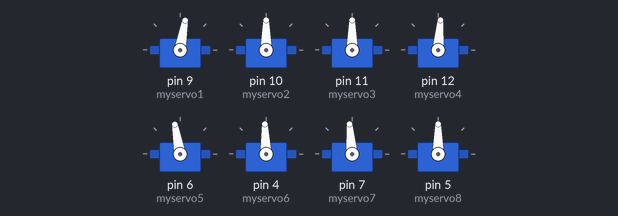
This sketch was run on a simulated Arduino Uno, built with avr-gcc and run on an emulated ATmega328P. Shown: 8 × servo.

Above: at 0.1 s.
At 5.0 s:
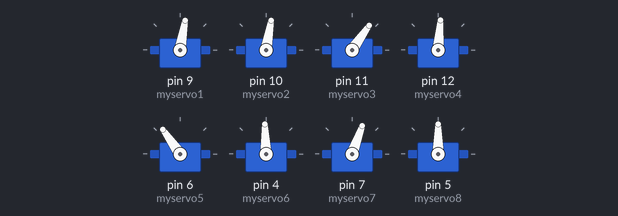
At 7.7 s:
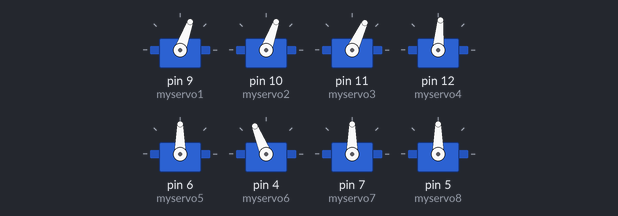
At 16.9 s:
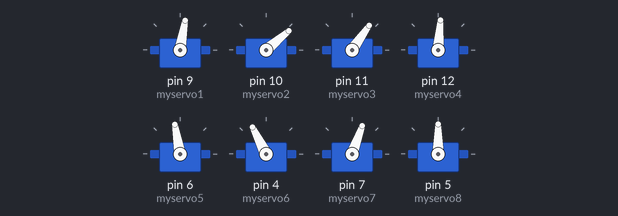
At 27.5 s:
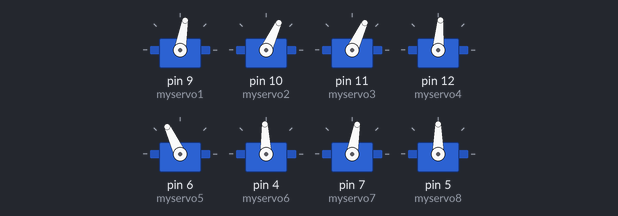
At 38.6 s:
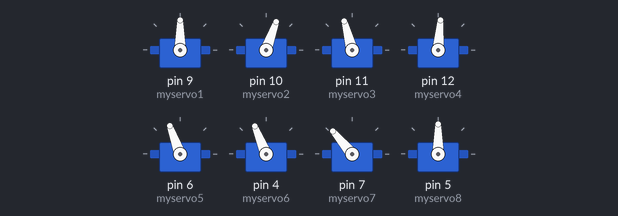
Timing chart, 0 to 40.0 s (numbered marks = the images above):
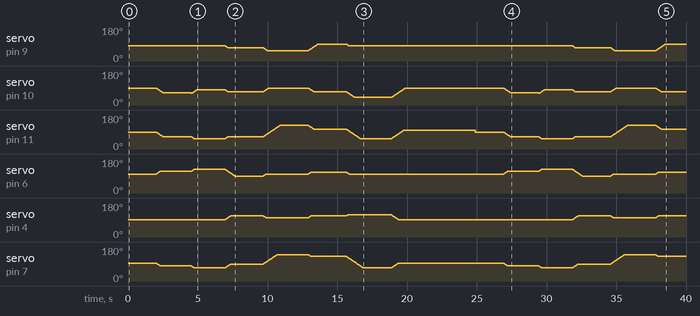

The sketch:

Walk2.ino
```cpp
#include <Servo.h>

Servo myservo1;
Servo myservo2;
Servo myservo3;
Servo myservo4;

Servo myservo5;
Servo myservo6;
Servo myservo7;
Servo myservo8;


//test
int pos0 = 90;


// White leg

//ankle joint
int pos1 = 80;

//knee joint
int pos2 = 90;

//thigh vertical
int pos3 = 90;

//thigh horizontal joint
int pos4 = 85;


//Grey Leg


//ankle joint
int pos5 = 100;

//knee joint
int pos6 = 92;

//thigh vertical
int pos7 = 95;

//thigh horizontal joint
int pos8 = 90;

void setup() {

  //ankle
  myservo1.attach(9);
  myservo2.attach(10);
  myservo3.attach(11);
  myservo4.attach(12);

  //grey ankle
  myservo5.attach(6);


  myservo6.attach(4);

  myservo7.attach(7);

  myservo8.attach(5);
}

void loop() {


  //STANDING POSITION

  //1

  //WHITE LEG
  //ankle
  myservo1.write(pos1);
  //knee
  myservo2.write(pos2);
  //thigh
  myservo3.write(pos3);
  //hip
  myservo4.write(pos4);

//GRAY LEG
//ankle
  myservo5.write(pos5);
  //knee
  myservo6.write(pos6);
  //thigh
  myservo7.write(pos7);
  //hip
  myservo8.write(pos8);

    delay(2000);

      //WALK ONE STEP


// #################################################### 2 ####################################################

  for (pos0 = 0; pos0 <= 25; pos0 += 1) {
    //GRAY LEG
    if (pos0 <= 15){
      //thigh
      myservo7.write(pos7 - pos0);
     //ankle
     myservo5.write(pos5 + pos0);
    }

    //WHITE LEG
    //thigh
    myservo3.write(pos3 - pos0);
    //knee
    if (pos0 <= 30){
      myservo2.write(pos2 - pos0);
    }
    delay(20);
  }

    delay(2000);
  // #################################################### 3 ####################################################

  for (pos0 = 0; pos0 <= 20; pos0 += 1) {
    //GRAY LEG
    if (pos0 <= 10){
    //thigh
    myservo7.write(pos7 - 15 - pos0);
    //ankle
    myservo5.write(pos5 + 15 + pos0);
    }

    //WHITE LEG
    //thigh
    if (pos0 <= 10){
    myservo3.write(pos3 - 25 - pos0) ;
    }
    //knee
    myservo2.write(pos2 - 30 + pos0);

    delay(20);
  }

    delay(2000);
  // #################################################### 4 ####################################################

  for (pos0 = 0; pos0 <= 35; pos0 += 1) {
    //GRAY LEG
    //thigh
    if (pos0 <= 20){
    myservo7.write(pos7 - 15 - 10 + pos0);
    }
    //knee
    if (pos0 <= 20){
    myservo6.write(pos6 + pos0);
    }
    //ankle
    myservo5.write(pos5 + 15 + 10 - pos0);

    //WHITE LEG
    //thigh
    if (pos0 <= 10){
    myservo3.write(pos3 - 25 - 10 + pos0) ;
    }
    //knee
    if (pos0 <= 10){
    myservo2.write(pos2 - 30 + 20 - pos0);
    //ankle
    myservo1.write(pos1 - pos0);
    }

    delay(20);
  }

    delay(2000);
  // #################################################### 5 ####################################################

    for (pos0 = 0; pos0 <= 60; pos0 += 1) {
    //GRAY LEG
    //thigh
    if(pos0 <= 50){
    myservo7.write(pos7 - 15 - 10 + 20 + pos0);
    }
    //knee
    if(pos0 <= 10){
    myservo6.write(pos6 + 20 - pos0);
    }
    //ankle
    if(pos0 <= 10){
    myservo5.write(pos5 + 15 + 10 - 35 + pos0);
    }

    //WHITE LEG
    //thigh
    myservo3.write(pos3 - 25 - 10 + 10 + pos0) ;
    //knee
    if(pos0 <= 20){
    myservo2.write(pos2 - 30 + 20 - 10 + pos0);
    }
    //ankle
    if(pos0 <= 15){
    myservo1.write(pos1 - 10 - pos0);
    }

    delay(20);
  }
    delay(2000);
  // #################################################### 6 ####################################################

    for (pos0 = 0; pos0 <= 35; pos0 += 1) {
    //GRAY LEG
    if(pos0 <= 10){
    //thigh
    myservo7.write(pos7 - 15 - 10 + 20 + 50 - pos0);
    //knee
    myservo6.write(pos6 + 20 - 10 + pos0);
    //ankle
    myservo5.write(pos5 + 15 + 10 - 35 + 10 + pos0);
    }

    //WHITE LEG
    if(pos0 <= 20){
    //thigh
    myservo3.write(pos3 - 25 - 10 + 10 + 60 - pos0) ;
    //knee
    myservo2.write(pos2 - 30 + 20 - 10 + 20 - pos0);
    }
    //ankle
    myservo1.write(pos1 - 10 - 15 + pos0);

    delay(20);
  }

    delay(2000);
  // #################################################### 6 ####################################################


  for (pos0 = 0; pos0 <= 60; pos0 += 1) {
    //GRAY LEG
    if(pos0 <= 60){
    //thigh
    myservo7.write(pos7 - 15 - 10 + 20 + 50 - 10 - pos0);
    }
    //knee
    if(pos0 <= 5){
    myservo6.write(pos6 + 20 - 10 + 10 + pos0);
    }
    if(pos0 <= 10){
    //ankle
    myservo5.write(pos5 + 15 + 10 - 35 + 10 + 10 - pos0);
    }


    //WHITE LEG
    if(pos0 <= 50){
    //thigh
    myservo3.write(pos3 - 25 - 10 + 10 + 60 - 20 - pos0) ;
    }
    //knee
    if(pos0 <= 30){
    myservo2.write(pos2 - 30 + 20 - 10 + 20 - 20 - pos0);
    }
    if(pos0 <= 10){
    //ankle
    myservo1.write(pos1 - 10 - 15 + 35 - pos0);
    }


    delay(20);
  }

  delay(2000);

  //return back to stationary position
  // #################################################### RETURN ####################################################


  for (pos0 = 0; pos0 <= 50; pos0 += 1) {
    //GRAY LEG
    if(pos0 <= 25){
    //thigh
    myservo7.write(pos7 - 15 - 10 + 20 + 50 - 10 - 60 + pos0);
    }
    //knee
    if(pos0 <= 25){
    myservo6.write(pos6 + 20 - 10 + 10 + 5 - pos0);
    }


    //WHITE LEG
    if(pos0 <= 45){
    //thigh
    myservo3.write(pos3 - 25 - 10 + 10 + 60 - 20 -50 + pos0) ;
    }
    //knee
    if(pos0 <= 50){
    myservo2.write(pos2 - 30 + 20 - 10 + 20 - 20 - 30 + pos0);
    }


    delay(20);
  }


  delay(5000);
}
```
